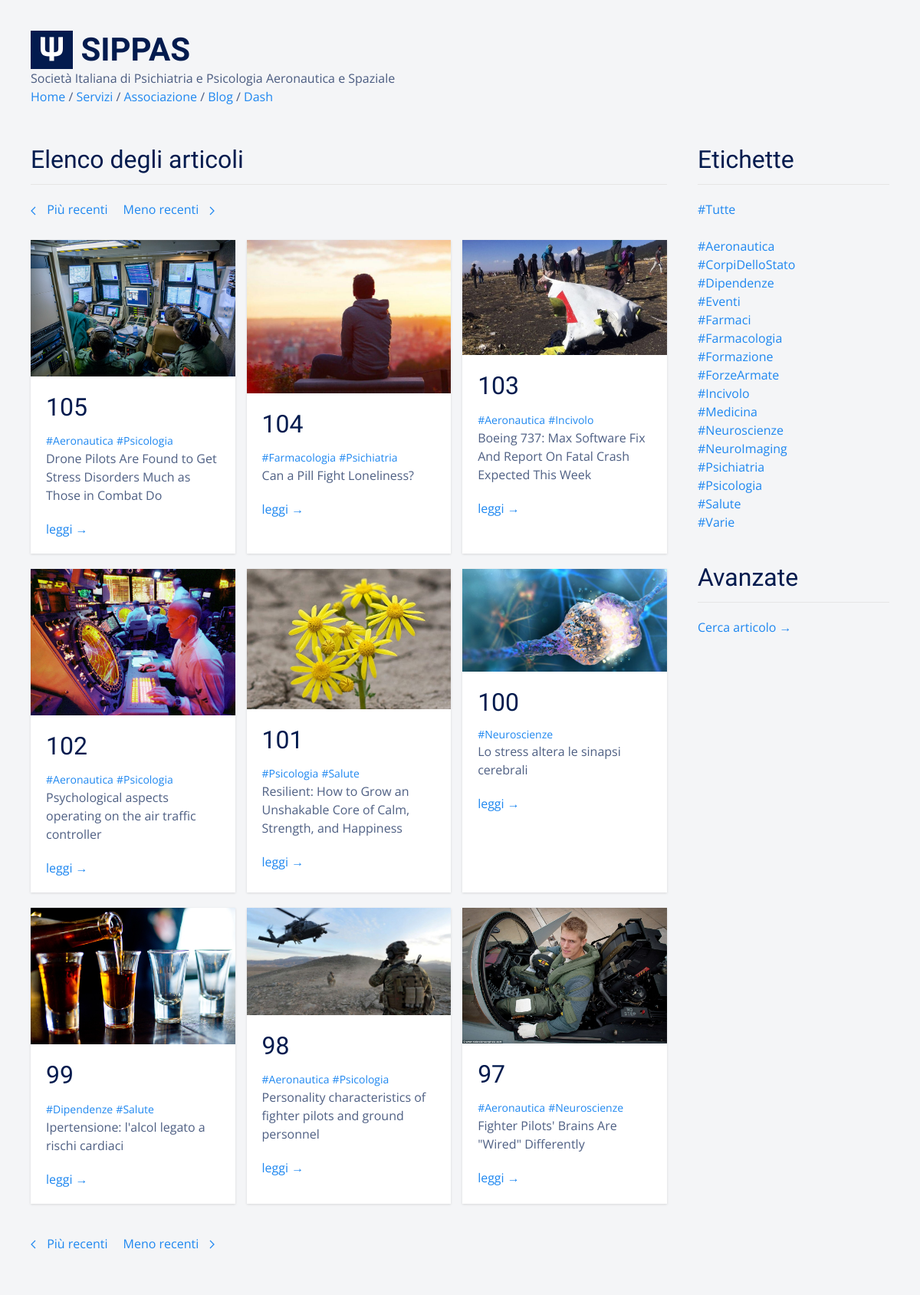
/blog/, run on an earlier commit of the app's database.
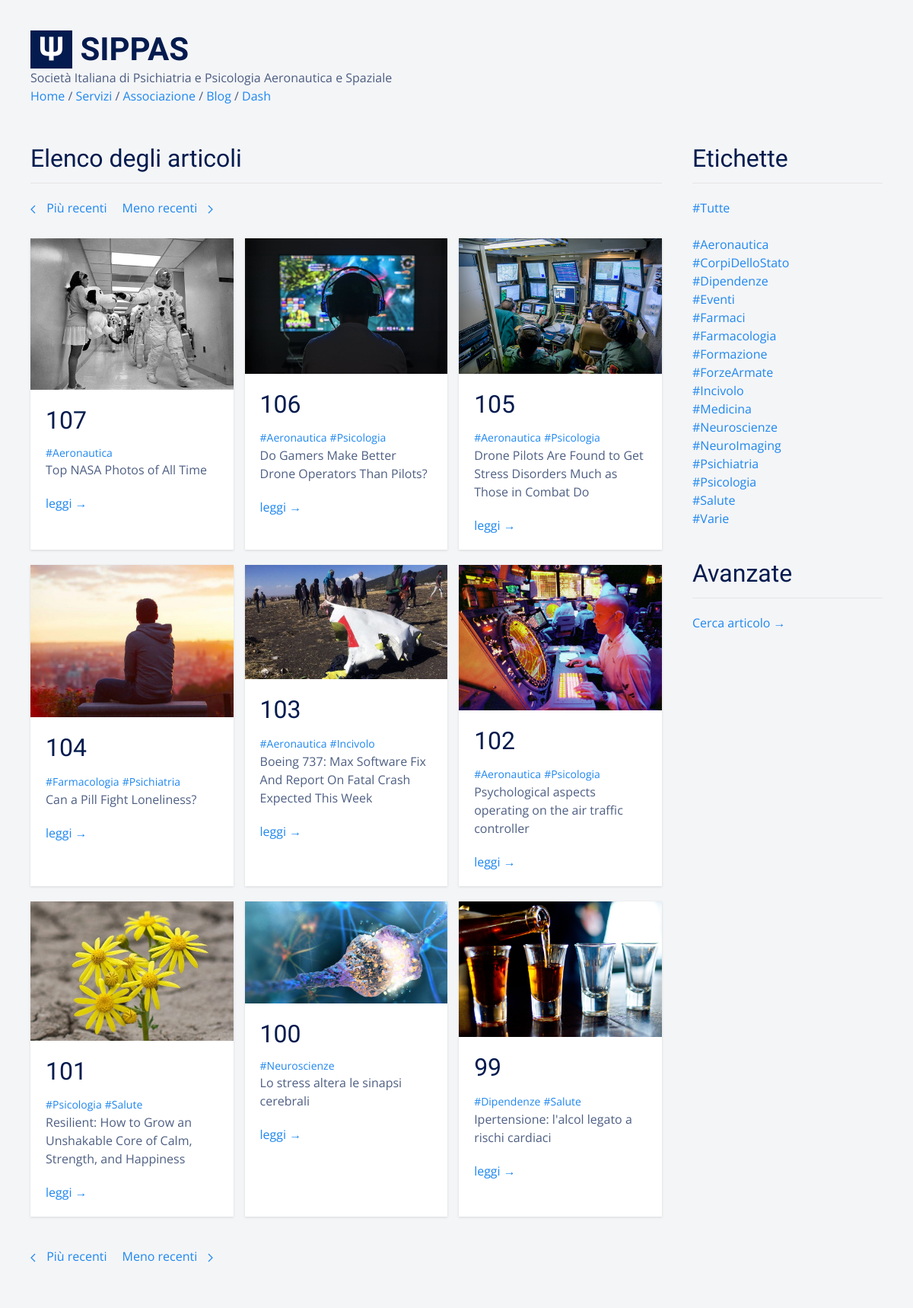
And on a later commit of the database.
### tables this page shows
CREATE TABLE "posts" (
  "id" integer NOT NULL,
  "title" text,
  "body" TEXT,
  "teaser" text,
  "tags" TEXT,
  "is_sticky" integer,
  "author" text,
  "created_at" TEXT,
  "updated_at" text,
  "published_at" TEXT,
  PRIMARY KEY ("id")
);

### flaskApp/blueprints/blog/routes.py (the view)
@bp_blog.route("/")
@cache.cached()
def posts():
  posts = query_db('SELECT * FROM posts ORDER BY id DESC LIMIT {}'.format(BLOG_PAGE_SIZE))
  return render_template(
    "blog/posts.html",
    posts=posts,
    tags=TAGS,
    pagination="blog/posts_pagination.html"
  )

### flaskApp/db/sqlite.py (called while the page is built)
def dict_factory(cursor, row):
  d = {}
  for idx, col in enumerate(cursor.description):
    d[col[0]] = row[idx]
  return d

def get_db():
  if "db" not in g:
    g.db = sqlite3.connect(
      db_path,
      detect_types=sqlite3.PARSE_DECLTYPES,
      isolation_level="DEFERRED"
    )
    g.db.cursor().execute("PRAGMA journal_mode=WAL")
    g.db.row_factory = dict_factory
  return g.db

def query_db(query, args=(), one=False):
  with closing(get_db().cursor().execute(query, args)) as cur:
    rv = cur.fetchall()
    return (rv[0] if rv else None) if one else rv

### flaskApp/blueprints/blog/templates/blog/posts.html
{% extends 'base.html' %}
{% block content %}
<div class="uk-section">
  <div class="uk-container">
    <div class="uk-grid">
      <div class="uk-width-3-4@s">
        <h2 class="uk-heading-divider">Elenco degli articoli</h2>
        {% if posts %}
        <div class="uk-margin">
          {% include pagination %}
        </div>
        {% include 'blog/posts_list.html' %}
        {% else %}
        <div class="uk-margin">
          Nessun articolo trovato.
        </div>
        {% endif %}
      </div>
      <div class="uk-width-expand">
        <div>
          <h2 class="uk-heading-divider">Etichette</h2>
          {% include 'blog/tags_list.html' %}
          <h2 class="uk-heading-divider uk-margin-medium-top">Avanzate</h2>
          <div class="uk-margin">
            <a href="{{ url_for('blog.posts_search') }}">Cerca articolo &rarr;</a>
          </div>
        </div>
      </div>
    </div>
    {% if posts %}
    <div class="uk-margin">
      {% include pagination %}
    </div>
    {% endif %}
  </div>
</div>
{% endblock %}

### flaskApp/blueprints/blog/templates/blog/posts_list.html
<div class="uk-grid uk-grid-match uk-grid-small">
  {% for p in posts %}
  <div class="uk-width-1-2@s uk-width-1-3@l uk-margin-bottom">
    <div class="uk-card uk-card-default uk-card-small uk-margin">
      {% if p.teaser %}
      <div class="uk-card-media-top">
        <img src="{{ url_for('static', filename='blog/' + p.teaser | replace('#', p.id | string)) }}" />
      </div>
      {% endif %}
      <div class="uk-card-body uk-padding-small-top">
        <h2 class="uk-margin-remove">{{ p.id }}</h2>
        <div class="uk-margin-small">
          <p class="uk-margin-remove">
            {% for tag in p.tags.split(' ') %} <a class="uk-text-small"
              href="{{ url_for('blog.posts_tagged', tag=tag) }}">{{ tag }}</a> {% endfor %}
          </p>
          <p class="uk-margin-remove">{{ p.title }}</p>
        </div>
        <div class="uk-margin">
          <a href="{{ url_for('blog.view_post', id=p.id) }}">leggi &rarr;</a>
        </div>
      </div>
    </div>
  </div>
  {% endfor %}
</div>

What changed in the data, as far as the page shows it:
no longer on this page (row unchanged): posts: teaser+id (picture), id "98", tag "#Aeronautica" "#Psicologia", title "Personality characteristics of fighter pilots and ground personnel", shown under "Elenco degli articoli"
no longer on this page (row unchanged): posts: teaser+id (picture), id "97", tag "#Aeronautica" "#Neuroscienze", title "Fighter Pilots' Brains Are \"Wired\" Differently", shown under "Elenco degli articoli"
added posts: teaser+id (picture), id "107", tags "#Aeronautica", title "Top NASA Photos of All Time"
added posts: teaser+id (picture), id "106", tag "#Aeronautica" "#Psicologia", title "Do Gamers Make Better Drone Operators Than Pilots?", shown under "Elenco degli articoli"
